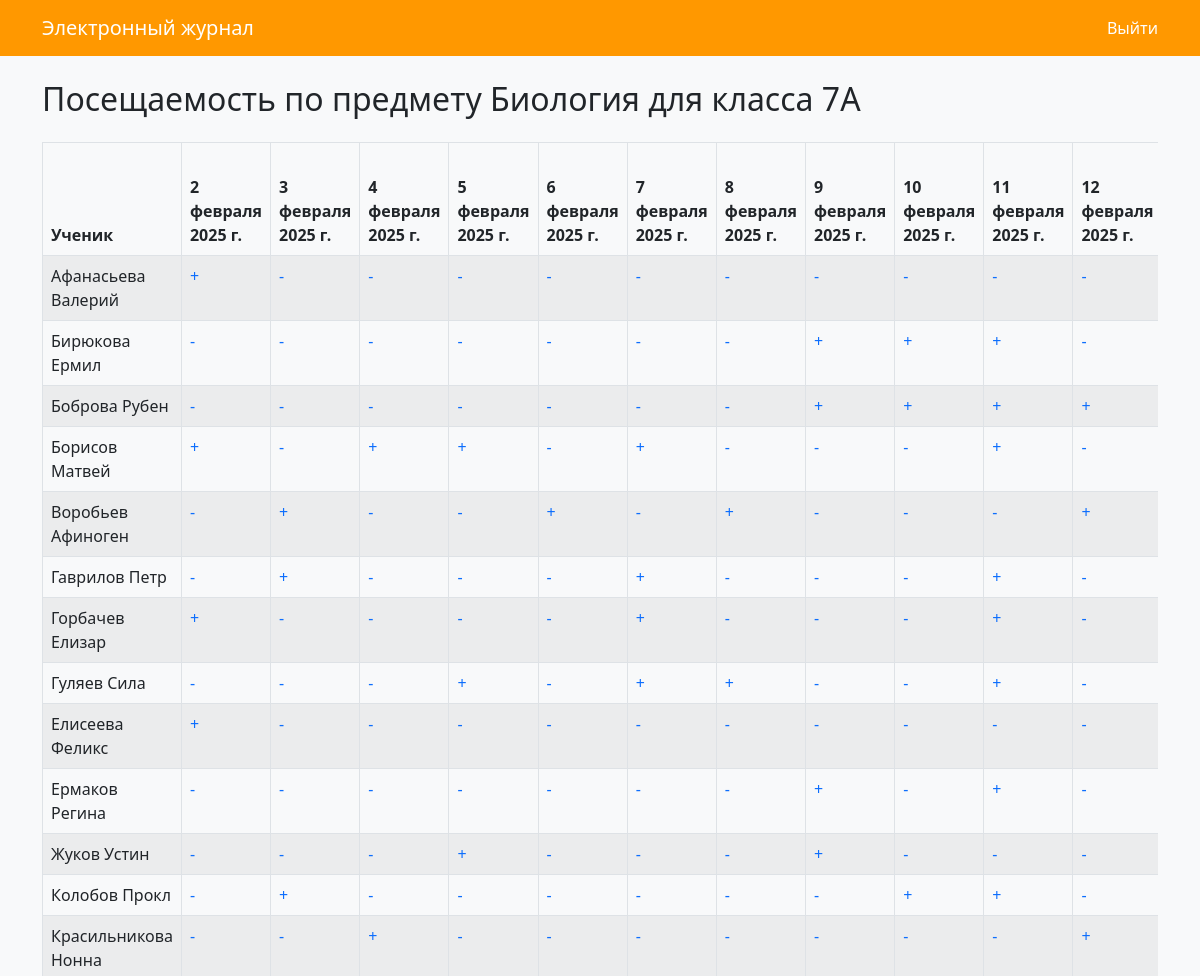
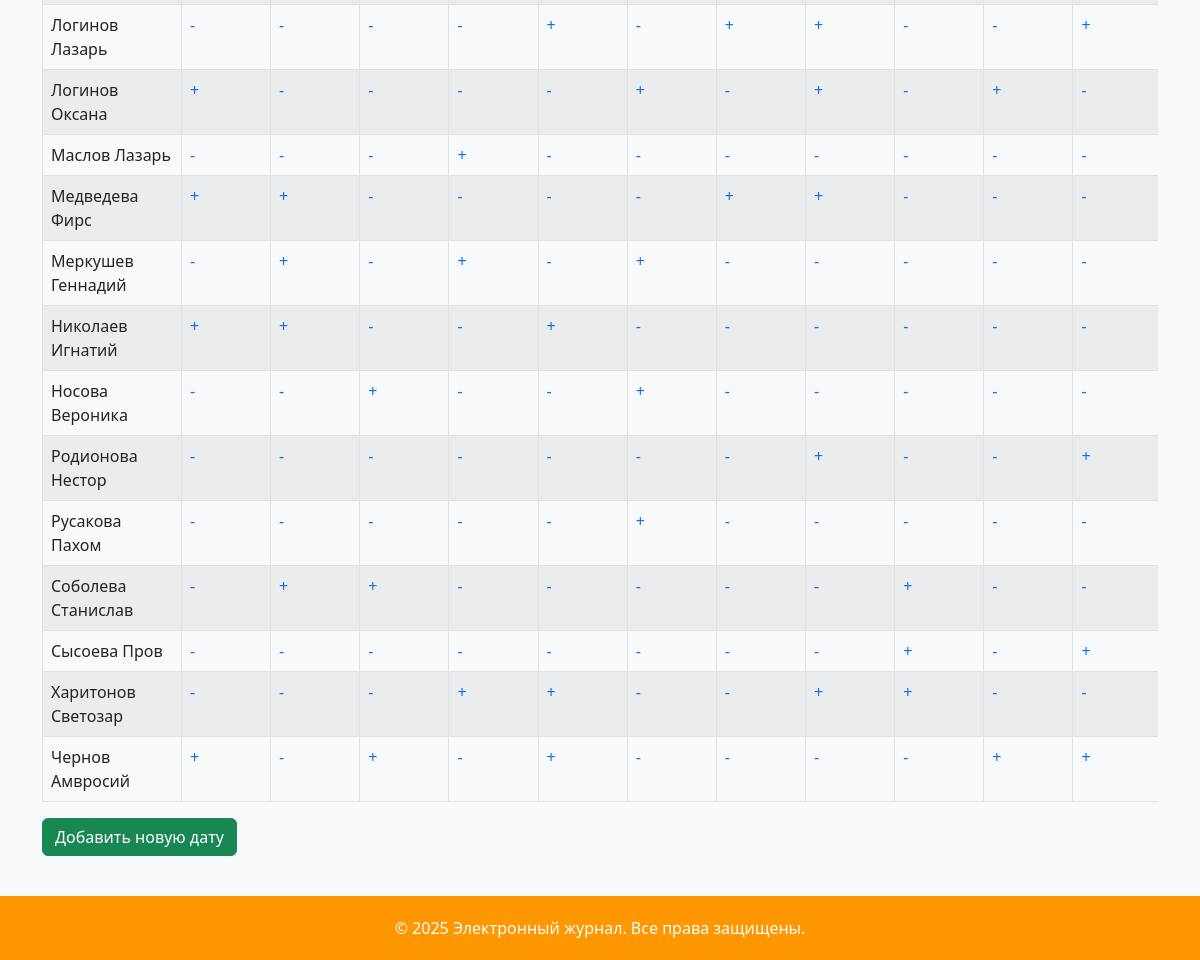
Screenshot of /journal/Биология/7А/attendance/ (signed in) with the database file from the repository (2 pictures, top to bottom).
### digital_diary/models.py (models this page shows, shortened)
class Attendance(models.Model):
    student = models.ForeignKey(Student, on_delete=models.CASCADE, related_name='attendances')
    teacher = models.ForeignKey(User, on_delete=models.CASCADE)
    date = models.DateField("Дата")
    present = models.BooleanField("Присутствовал", default=True)

class Student(models.Model):
    first_name = models.CharField("Имя", max_length=50)
    last_name = models.CharField("Фамилия", max_length=50)
    class_name = models.CharField("Класс", max_length=20)
    class Meta:
        indexes = [models.Index(fields=["class_name", "last_name", "first_name"])]
        ordering = ["class_name", "last_name", "first_name"]

### digital_diary/views.py (the view)
# urls.py: path('journal/<str:subject>/<str:class_name>/attendance/', views.attendance_view, name='attendance'),
@login_required
def attendance_view(request, subject, **kwargs):
    class_name = kwargs.get('class_name')
    students = Student.objects.filter(class_name=class_name)
    attendance_qs = Attendance.objects.filter(
        teacher=request.user,
        student__class_name=class_name
    )
    distinct_dates = sorted({att.date for att in attendance_qs})
    table_data = {}
    for student in students:
        table_data[student.id] = {d: None for d in distinct_dates}
    for att in attendance_qs:
        table_data[att.student.id][att.date] = {
            'status': '+' if att.present else '-',
            'id': att.pk,
        }
    context = {
        'subject': subject,
        'class_name': class_name,
        'students': students,
        'dates': distinct_dates,
        'table_data': table_data,
    }
    return render(request, 'attendance.html', context)

### digital_diary/templatetags/my_filters.py (called while the page is built)
@register.filter
def get_item(dictionary, key):
    return dictionary.get(key)

### digital_diary/templates/attendance.html
{% extends "base.html" %}
{% load my_filters %}
{% block content %}
<h2 class="mb-4">Посещаемость по предмету {{ subject }} для класса {{ class_name }}</h2>
<div class="table-responsive">
    <table class="table table-striped table-bordered">
        <thead>
            <tr>
                <th>Ученик</th>
                {% for date in dates %}
                <th>{{ date }}</th>
                {% endfor %}
            </tr>
        </thead>
        <tbody>
            {% for student in students %}
            <tr>
                <td>{{ student.last_name }} {{ student.first_name }}</td>
                {% for date in dates %}
                <td>
                    {% with cell=table_data|get_item:student.id|get_item:date %}
                        {% if cell and cell.id %}
                            <a href="{% url 'attendance-edit' subject=subject class_name=class_name pk=cell.id %}"
                               class="text-decoration-none">
                                {{ cell.status }}
                            </a>
                        {% else %}
                            <a href="{% url 'attendance-create' subject=subject class_name=class_name student_id=student.id date=date %}"
                               class="text-decoration-none">
                                -
                            </a>
                        {% endif %}
                    {% endwith %}
                </td>
                {% endfor %}
            </tr>
            {% endfor %}
        </tbody>
    </table>
    <a href="{% url 'attendance-add-date' subject=subject class_name=class_name %}" class="btn btn-success mb-3">
      Добавить новую дату
    </a>
</div>
{% endblock %}

### digital_diary/templates/base.html (shortened to what this page needs)
<!DOCTYPE html>
<html lang="ru">
<head>
  <link href="https://cdn.jsdelivr.net/npm/bootstrap@5.2.0/dist/css/bootstrap.min.css" rel="stylesheet">
</head>
<body>
  <nav class="navbar navbar-expand-lg navbar-custom">
      <div class="container">
        <a class="navbar-brand" href="{% url 'journal' %}">Электронный журнал</a>
        <div class="collapse navbar-collapse justify-content-end" id="navbarNav">
          <ul class="navbar-nav">
            {% if user.is_authenticated %}
            <li class="nav-item">
              <form action="{% url 'logout' %}" method="post" class="d-inline">
                <button type="submit" class="btn btn-link nav-link" style="padding: 0; border: none; background: none;">Выйти</button>
              </form>
            </li>
            {% else %}
            <li class="nav-item">
              <a class="nav-link" href="{% url 'login' %}">Войти</a>
            </li>
            {% endif %}
          </ul>
        </div>
      </div>
    </nav>
  <main class="container my-4">
    {% block content %}{% endblock %}
  </main>
  <footer class="text-center">
    <div class="container">
      <p class="mb-0">&copy; 2025 Электронный журнал. Все права защищены.</p>
    </div>
  </footer>
</body>
</html>

### digital_diary/templates/base.html (style rules this page uses)
body { background: #f8f9fa; }
.navbar-custom { background-color: #ff9800; }
.navbar-custom .navbar-brand, .navbar-custom .nav-link { color: #fff; }
footer { background-color: #ff9800; color: #fff; padding: 20px 0; }

### rows the page displays
Attendance: dates "2 февраля 2025 г."
Attendance: dates "3 февраля 2025 г."
Attendance: dates "4 февраля 2025 г."
Attendance: dates "5 февраля 2025 г."
Attendance: dates "6 февраля 2025 г."
Attendance: dates "7 февраля 2025 г."
Attendance: dates "8 февраля 2025 г."
Attendance: dates "9 февраля 2025 г."
Attendance: dates "10 февраля 2025 г."
Attendance: dates "11 февраля 2025 г."
Attendance: dates "12 февраля 2025 г."
Student: last_name "Афанасьева", first_name "Валерий", status "+" "-" "-" "-" "-" "-"
Student: last_name "Бирюкова", first_name "Ермил", status "-" "-" "-" "-" "-" "+" "+" "+"
Student: last_name "Боброва", first_name "Рубен", status "-" "-" "+" "+" "+" "+"
Student: last_name "Борисов", first_name "Матвей", status "+" "+" "+" "-" "+" "-" "+"
Student: last_name "Воробьев", first_name "Афиноген", status "-" "+" "-" "-" "+" "-" "+" "-" "+"
Student: last_name "Гаврилов", first_name "Петр", status "-" "+" "-" "+" "-" "-" "-" "+" "-"
Student: last_name "Горбачев", first_name "Елизар", status "+" "-" "+" "-" "+"
Student: last_name "Гуляев", first_name "Сила", status "-" "+" "+" "+" "+"
Student: last_name "Елисеева", first_name "Феликс", status "+" "-" "-" "-" "-"
Student: last_name "Ермаков", first_name "Регина", status "-" "+" "+" "-"
Student: last_name "Жуков", first_name "Устин", status "-" "-" "+" "-" "-" "+" "-" "-"
Student: last_name "Колобов", first_name "Прокл", status "-" "+" "-" "-" "-" "+" "+"
Student: last_name "Красильникова", first_name "Нонна", status "-" "+" "-" "-" "+"
Student: last_name "Логинов", first_name "Лазарь", status "-" "-" "+" "+" "+" "+"
Student: last_name "Логинов", first_name "Оксана", status "+" "-" "-" "+" "-" "+" "-" "+" "-"
Student: last_name "Маслов", first_name "Лазарь", status "+" "-"
Student: last_name "Медведева", first_name "Фирс", status "+" "+" "-" "+" "+" "-"
Student: last_name "Меркушев", first_name "Геннадий", status "+" "+" "-" "+" "-" "-"
Student: last_name "Николаев", first_name "Игнатий", status "+" "+" "+" "-" "-" "-"
Student: last_name "Носова", first_name "Вероника", status "+" "+" "-" "-"
Student: last_name "Родионова", first_name "Нестор", status "-" "-" "-" "+" "-" "+"
Student: last_name "Русакова", first_name "Пахом", status "-" "-" "+" "-"
Student: last_name "Соболева", first_name "Станислав", status "+" "+" "-" "+"
Student: last_name "Сысоева", first_name "Пров", status "-" "-" "+" "+"
Student: last_name "Харитонов", first_name "Светозар", status "-" "+" "+" "-" "+" "+" "-"
Student: last_name "Чернов", first_name "Амвросий", status "+" "-" "+" "+" "-" "+" "+"

### other values shown
{{ subject }} "Биология"
{{ class_name }} "7А"
